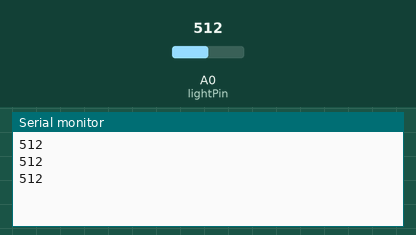
Simulated run of this sketch. Board: Arduino Uno, built with avr-gcc and run on an emulated ATmega328P. On the bench: the last lines printed to the serial monitor. The inputs (shaded band) are chosen by the test bench; at power-on: A0 (lightPin) = 512.

Above: at 1.3 s.
1.4 s: A0 (lightPin) set to 716
At 1.9 s:
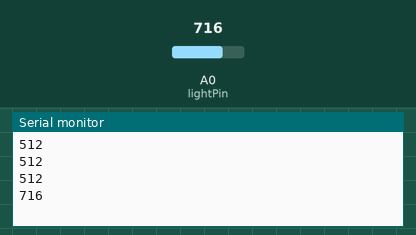
2.9 s: A0 (lightPin) set to 900
At 3.4 s:
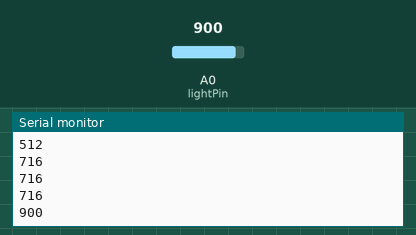
Timing chart, 0 to 5.9 s (numbered marks = the images above; inputs shaded):
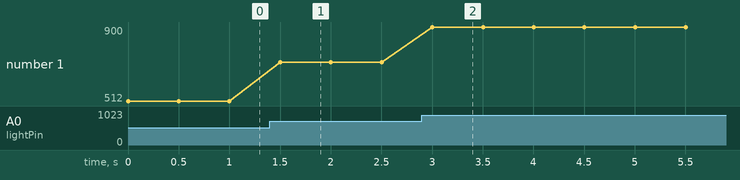

The sketch:

light.ino
```cpp
const int lightPin = A0;

void setup() {
  Serial.begin(115200);
  pinMode(lightPin, INPUT);
}

void loop() {
  int lightValue = analogRead(lightPin);
  Serial.println(lightValue);

  delay(500);
}
```

Measured:
- after the input at 1.4 s, the serial monitor: prints a new line after 0.10 s (image 1)
- after the input at 2.9 s, the serial monitor: prints a new line after 0.10 s (image 2)
- plotted number 1: 512 → 716 after the input at 1.4 s, 716 → 900 after the input at 2.9 s
